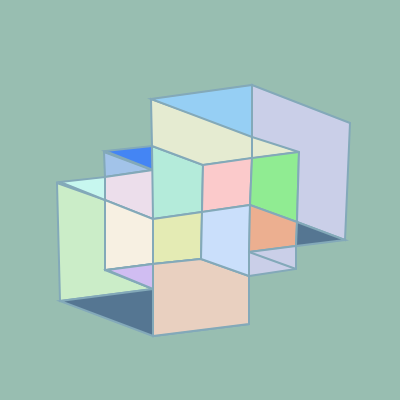
Frame 1 (no input)
Frame 60 (no input): identical to frame 1, image omitted
Frame 120 (the mouse pressed at the canvas centre since frame 60): identical to frame 1, image omitted

The p5.js sketch that drew this single still picture (run headless with seeded random() and noise() and a simulated clock; from frame 60 on, the mouse is pressed at the canvas centre):

// p5.js sketch
// ── sketch.js
let stick = 2; //variable to store strokeweight size

function setup() {
  createCanvas(400,400);// set a 400px by 400ox canvas
}

function draw() {
  background("rgba(152, 190, 177, 1)")// set background color

  fill("rgba(203, 237, 200, 1)"); // set the color of complex polygon
  stroke("rgba(131, 169, 185, 1)"); // set the stroke color of this complex polygons
  strokeWeight(stick) // set the strokeweight size
  

  beginShape(); // draw the first complex polygon
  vertex(57,183);
  vertex(105,200);
  vertex(105,270);
  vertex(153,289);
  vertex(60,301);
  endShape(CLOSE); 

  fill("rgba(199, 247, 239, 1)"); // set the color of the first triangle
  triangle(60,182,105,177,105,200);

  fill("rgba(162, 195, 233, 1)"); // set the color of the second triangle
  triangle(104,152,105,177,152,170);

  fill("rgba(68, 133, 244, 1)"); // set the color of the third triangle
  triangle(105,151,153,170,152,146);

  fill("rgba(236, 222, 235, 1)"); // set the color of complex polygon
  beginShape(); // draw the second complex polygon
  vertex(105,177);
  vertex(153,170);
  vertex(153,219);
  vertex(105,200);
  endShape(CLOSE); 

  fill("rgba(247, 240, 226, 1)"); // set the color of complex polygon
  beginShape(); // draw the third complex polygon
  vertex(105,200);
  vertex(153,219);
  vertex(153,264);
  vertex(105,270);
  endShape(CLOSE); 

  fill("rgba(208, 189, 242, 1)"); // set the color of the fourth triangle
  triangle(107,270,153,264,153,289);

  fill("rgba(208, 189, 242, 1)"); // set the color of the fifth triangle
  triangle(107,270,153,264,153,289);

  fill("rgba(85, 118, 146, 1)"); // set the color of the sixth triangle
  triangle(60,301,153,289,153,336);

  fill("rgba(180, 235, 218, 1)"); // set the color of complex polygon
  beginShape(); // draw the fourth complex polygon
  vertex(152,146);
  vertex(203,165);
  vertex(202,212);
  vertex(153,219);
  endShape(CLOSE); 

  fill("rgba(228, 235, 180, 1)"); // set the color of complex polygon
  beginShape(); // draw the fifth complex polygon
  vertex(153,219);
  vertex(202,212);
  vertex(201,259);
  vertex(153,264);
  endShape(CLOSE); 

  fill("rgba(230, 201, 181, 1)"); // set the color of complex polygon
  beginShape(); // draw the fifth complex polygon
  vertex(153,264);
  vertex(201,259);
  vertex(249,276);
  vertex(249,324);
  vertex(153,336);
  endShape(CLOSE); 

  fill("rgba(233, 208, 192, 1)"); // set the color of complex polygon
  beginShape(); // draw the fifth complex polygon
  vertex(153,264);
  vertex(201,259);
  vertex(249,276);
  vertex(249,324);
  vertex(153,336);
  endShape(CLOSE); 

  fill("rgba(229, 235, 209, 1)"); // set the color of complex polygon
  beginShape(); // draw the fifth complex polygon
  vertex(151,99);
  vertex(299,152);
  vertex(203,165);
  vertex(152,146);
  endShape(CLOSE); 

  line(252,137,252,158);

  fill("rgba(150, 207, 244, 1)"); // set the color of the seventh triangle
  triangle(151,99,252,85,252,137);

  fill("rgba(251, 202, 203, 1)"); // set the color of complex polygon
  beginShape(); // draw the sixth complex polygon
  vertex(203,165);
  vertex(252,158);
  vertex(250,205);
  vertex(202,212);
  endShape(CLOSE); 

  fill("rgba(202, 223, 251, 1)"); // set the color of complex polygon
  beginShape(); // draw the seventh complex polygon
  vertex(202,212);
  vertex(250,205);
  vertex(249,276);
  vertex(201,259);
  endShape(CLOSE); 

  fill("rgba(144, 236, 146, 1)"); // set the color of complex polygon
  beginShape(); // draw the eighth complex polygon
  vertex(252,158);
  vertex(299,152);
  vertex(297,222);
  vertex(250,205);
  endShape(CLOSE); 

  fill("rgba(236, 175, 144, 1)"); // set the color of complex polygon
  beginShape(); // draw the nighth complex polygon
  vertex(250,205);
  vertex(297,222);
  vertex(296,246);
  vertex(249,252);
  endShape(CLOSE); 

  fill("rgba(202, 207, 232, 1)"); // set the color of complex polygon
  beginShape(); // draw the tenth complex polygon
  vertex(249,252);
  vertex(296,246);
  vertex(296,269);
  vertex(249,276);
  endShape(CLOSE); 

  line(249,252,296,269);

  fill("rgba(202, 207, 232, 1)"); // set the color of complex polygon
  beginShape(); // draw the eleventh complex polygon
  vertex(252,85);
  vertex(350,123);
  vertex(345,240);
  vertex(297,222);
  vertex(299,152);
  vertex(252,137);
  endShape(CLOSE); 

  fill("rgba(85, 118, 146, 1)"); // set the color of the seventh triangle
  triangle(297,222,345,240,296,246);





  
















}
